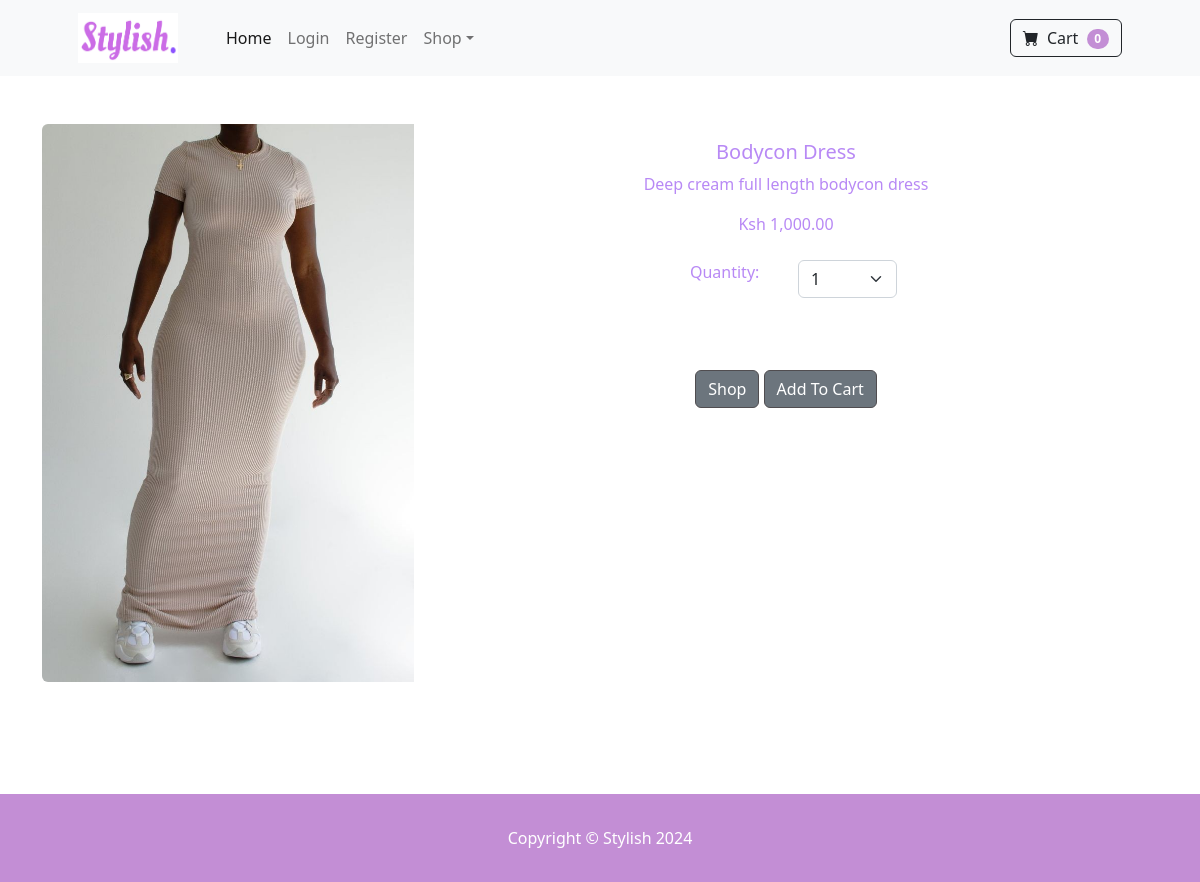
The app's page /product/4 with its own data.
### fashion/models.py (models this page shows, shortened)
class Product(models.Model):
    name = models.CharField(max_length=100)
    price = models.DecimalField(default=0, decimal_places=2, max_digits=10)
    category = models.ForeignKey(Category, on_delete=models.CASCADE, default=1)
    description  = models.CharField(max_length=300, default='', blank=True, null=True)
    image = models.ImageField(upload_to='uploads/product/')

### fashion/views.py (the view)
# urls.py: path("product/<int:pk>", views.product, name="product"),
def product(request,pk):
    return render(request, "fashion/product.html", {
        "product": Product.objects.get(id=pk)
    })

### cart/cart.py (called while the page is built)
    def __len__(self):
        return len(self.cart)

### cart/context_processors.py (called while the page is built)
def cart(request):
    return {"cart": Cart(request)}

### fashion/templates/fashion/product.html (shortened to what this page needs)
{% include "fashion/layout.html" %}
{% block body %}
<div class="container">
    <br>
    <br>
      <center>
        <div class="card mb-3">
            <div class="row g-0">
              <div class="col-md-4">
                <img src="{{ product.image.url }}" class="img-fluid rounded-start" alt="...">
              </div>
              <div class="col-md-8">
                <div class="card-body">
                  <h5 class="card-title">{{ product.name }}</h5>
                  <p class="card-text">{{ product.description }}</p>
                  Ksh {{ product.price }}
                  <br>
                  <br>
                  <div class="row justify-content-center">
                    <div class="col-md-2">
                      Quantity:
                    </div>
                    <div class="col-md-2">
                      <select class="form-select" id="quantity_cart">
                        <option value="1">1</option>
                      </select>
                    </div>
                  </div>
                  <br>
                  <br>
                  <br>
                  <a href="{% url 'home' %}" class="btn btn-secondary">Shop</a>
                  <button class="btn btn-secondary" type="button" value="{{ product.id }} " id="add-cart">Add To Cart</button>
                </div>
              </div>
            </div>
          </div>
    </center>
</div>
{% endblock %}
{% include "fashion/footer.html" %}

### records on screen
Product: image (picture), name "Bodycon Dress", description "Deep cream full length bodycon dress", price "1,000.00"

### other values on screen
{{ cart|length }} "0"
